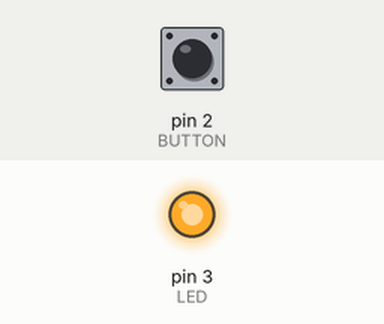
Recording of a sketch running on a simulated Arduino Uno, built with avr-gcc and run on an emulated ATmega328P. On the bench: output pins drawn as LEDs (lit = HIGH). The test bench sets the inputs (shaded band); at power-on: pin 2 (BUTTON) HIGH.

Above: at 1.2 s.
1.3 s: pin 2 (BUTTON) pulled LOW for 0.15 s
At 2.1 s:
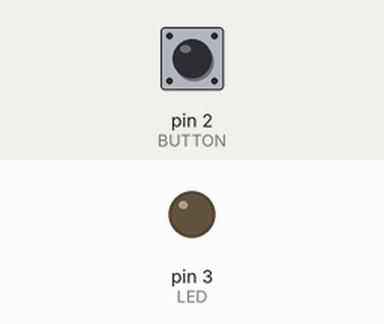
2.9 s: pin 2 (BUTTON) pulled LOW for 1 s
At 4.5 s:
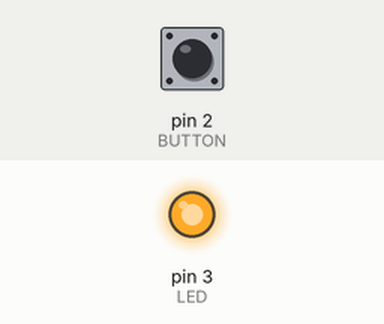
5.4 s: pin 2 (BUTTON) pulled LOW for 3.2 s
At 9.3 s:
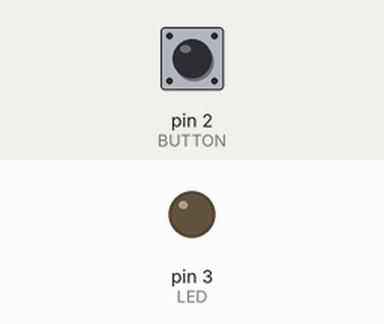
Timing chart, 0 to 10.8 s (numbered marks = the images above; inputs shaded):
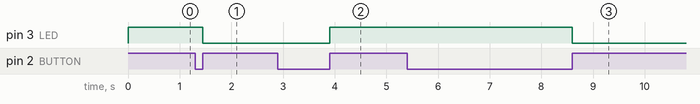

The sketch:

arduino_blink_external_led.ino
```cpp
const int BUTTON = 2;
const int LED = 3;
int STATUS = LOW;

void setup()
{
    pinMode(BUTTON, INPUT);
    pinMode(LED, OUTPUT);
    digitalWrite(LED, LOW);
}

void loop()
{
    while (digitalRead(BUTTON) == LOW);

    STATUS = digitalRead(LED);
    digitalWrite(LED, !STATUS);

    // with this line we handle the bouncing effect
    while (digitalRead(BUTTON) == HIGH);
}
```

Measured:
- after the input at 1.3 s, pin 3 (LED): HIGH → LOW after 0.15 s
- after the input at 2.9 s, pin 3 (LED): LOW → HIGH after 1.0 s
- after the input at 5.4 s, pin 3 (LED): HIGH → LOW after 3.2 s
